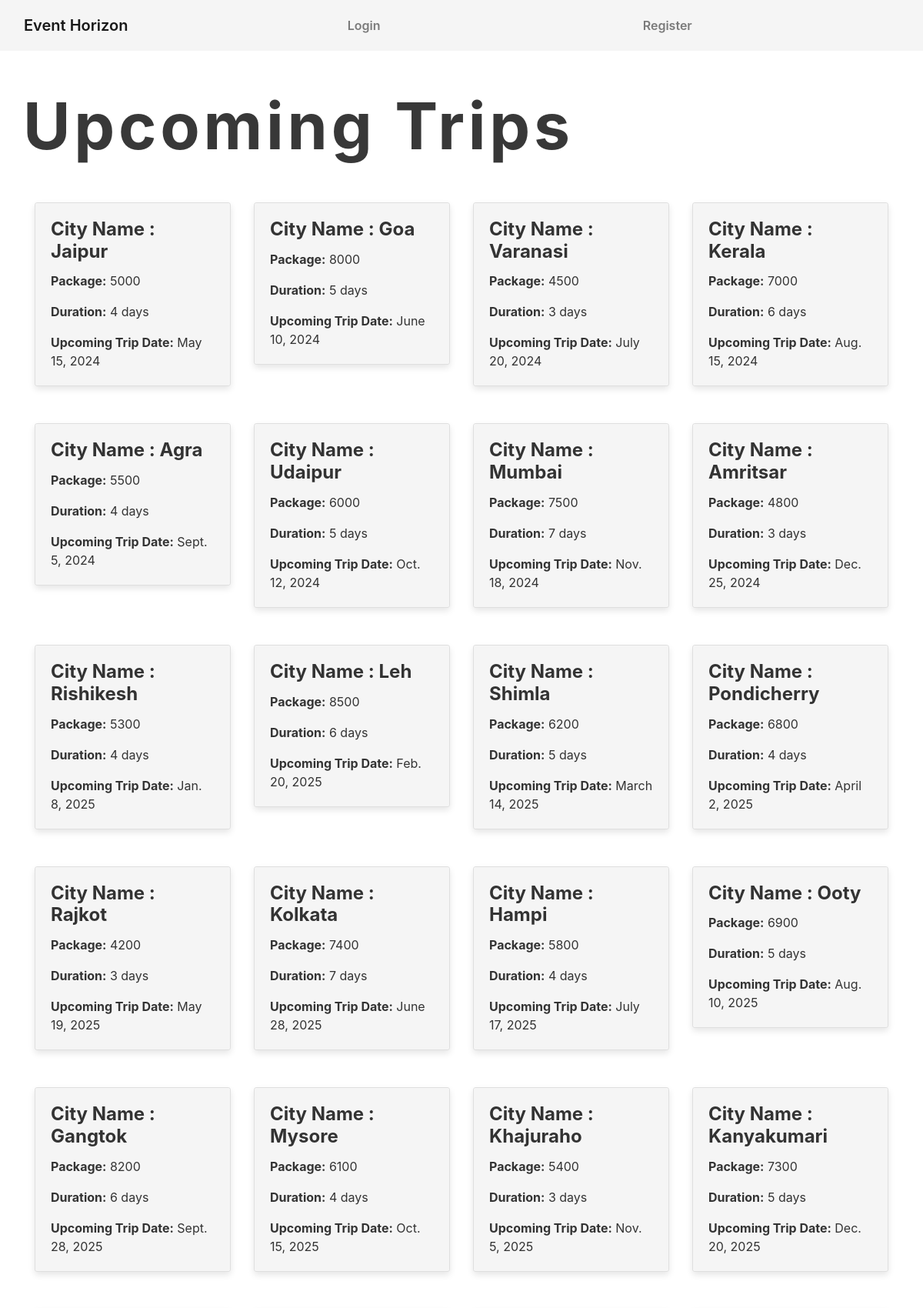
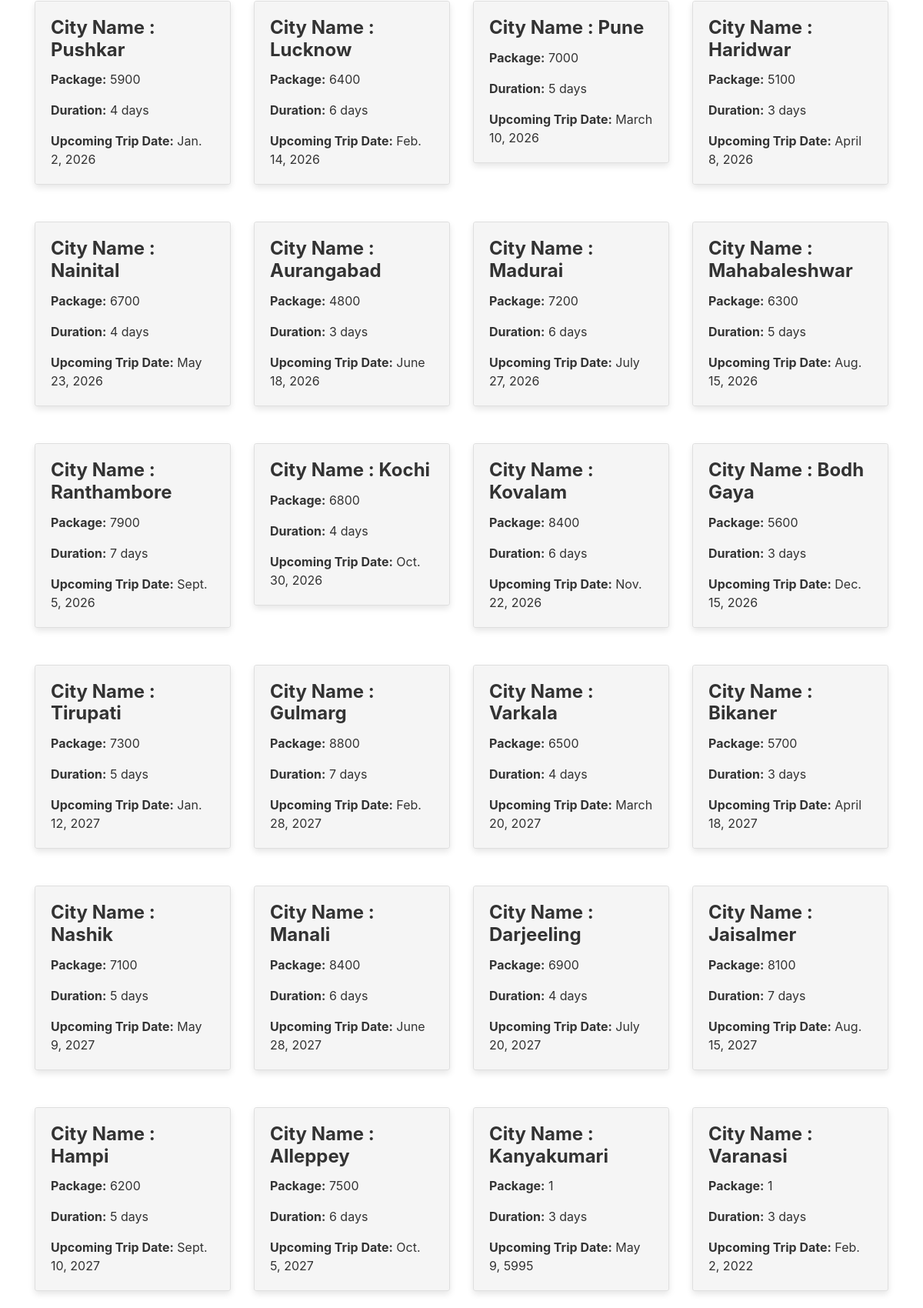
The page /trips/ (upper part) on the database its author committed (2 pictures, top to bottom).
### eventhorizon/models.py (models this page shows, shortened)
class Trip(models.Model):
    city_name = models.CharField(max_length=100)
    package = models.IntegerField()
    duration = models.CharField(max_length=50)
    upcoming_trip_date = models.DateField()

### eventhorizon/views.py (the view)
# urls.py: path('trips/', views.trips,name="trips"),
def trips(request):
    trips = Trip.objects.all()
    tripsD = {"trips": trips}
    return render(request, 'trips.html', tripsD)

### eventhorizon/templates/trips.html (shortened to what this page needs)
{% extends 'base.html' %}
{% load static %}
{% block content %}
  <div class="traveltripDiv container mt-5">
    <h1 class="text-center mb-4 bigHeading row">Upcoming Trips</h1>
    <div class="row mt-5">
      {% for trip in trips %}
        <div class="col-md-3 mb-5">
          <div class="card">
            <div class="card-body">
              <h5 class="card-title">City Name : {{ trip.city_name }}</h5>
              <p class="card-text">
                <strong>Package:</strong> {{ trip.package }}
              </p>
              <p class="card-text">
                <strong>Duration:</strong> {{ trip.duration }}
              </p>
              <p class="card-text">
                <strong>Upcoming Trip Date:</strong> {{trip.upcoming_trip_date }}
              </p>
            </div>
          </div>
        </div>
      {% endfor %}
    </div>
  </div>
{% endblock %}

### eventhorizon/static/index.css (style rules this page uses)
body { margin: 0px; padding: 0px; font-family: sans-serif; overflow-x: hidden; box-sizing: border-box; }
.bigHeading { font-size: 7vw; font-weight: 700; color: rgb(56, 56, 56); letter-spacing: 0.4vw; text-align: center; }
.card { box-shadow: 1px 10px 10px gray; border-radius: 10px; }

### eventhorizon/static/trips.css (style rules this page uses)
.card { border-radius: 15px; overflow: hidden; box-shadow: 0 4px 8px rgba(0,0,0,0.1); transition: transform 0.1s ease-in-out; }
.card-body { background-color: #f8f9fa; padding: 20px; }
.card-title { font-size: 1.5rem; font-weight: bold; }
.card-text { font-size: 1rem; }
@media (min-width: 992px) { .col-md-3 { flex: 0 0 25%; max-width: 25%; } }

### eventhorizon/templates/base.html (style rules this page uses)
.card-body { background-color: #f5f5f5; }
body { margin: 0px; padding: 0px; color: #333333; background-color: #ffffff; }
body { overflow-x: hidden; }

### rows shown on the page
Trip: city_name "Jaipur", package "5000", duration "4 days", upcoming_trip_date "May 15, 2024"
Trip: city_name "Goa", package "8000", duration "5 days", upcoming_trip_date "June 10, 2024"
Trip: city_name "Varanasi", package "4500", duration "3 days", upcoming_trip_date "July 20, 2024"
Trip: city_name "Kerala", package "7000", duration "6 days", upcoming_trip_date "Aug. 15, 2024"
Trip: city_name "Agra", package "5500", duration "4 days", upcoming_trip_date "Sept. 5, 2024"
Trip: city_name "Udaipur", package "6000", duration "5 days", upcoming_trip_date "Oct. 12, 2024"
Trip: city_name "Mumbai", package "7500", duration "7 days", upcoming_trip_date "Nov. 18, 2024"
Trip: city_name "Amritsar", package "4800", duration "3 days", upcoming_trip_date "Dec. 25, 2024"
Trip: city_name "Rishikesh", package "5300", duration "4 days", upcoming_trip_date "Jan. 8, 2025"
Trip: city_name "Leh", package "8500", duration "6 days", upcoming_trip_date "Feb. 20, 2025"
Trip: city_name "Shimla", package "6200", duration "5 days", upcoming_trip_date "March 14, 2025"
Trip: city_name "Pondicherry", package "6800", duration "4 days", upcoming_trip_date "April 2, 2025"
Trip: city_name "Rajkot", package "4200", duration "3 days", upcoming_trip_date "May 19, 2025"
Trip: city_name "Kolkata", package "7400", duration "7 days", upcoming_trip_date "June 28, 2025"
Trip: city_name "Hampi", package "5800", duration "4 days", upcoming_trip_date "July 17, 2025"
Trip: city_name "Ooty", package "6900", duration "5 days", upcoming_trip_date "Aug. 10, 2025"
Trip: city_name "Gangtok", package "8200", duration "6 days", upcoming_trip_date "Sept. 28, 2025"
Trip: city_name "Mysore", package "6100", duration "4 days", upcoming_trip_date "Oct. 15, 2025"
Trip: city_name "Khajuraho", package "5400", duration "3 days", upcoming_trip_date "Nov. 5, 2025"
Trip: city_name "Kanyakumari", package "7300", duration "5 days", upcoming_trip_date "Dec. 20, 2025"
Trip: city_name "Pushkar", package "5900", duration "4 days", upcoming_trip_date "Jan. 2, 2026"
Trip: city_name "Lucknow", package "6400", duration "6 days", upcoming_trip_date "Feb. 14, 2026"
Trip: city_name "Pune", package "7000", duration "5 days", upcoming_trip_date "March 10, 2026"
Trip: city_name "Haridwar", package "5100", duration "3 days", upcoming_trip_date "April 8, 2026"
Trip: city_name "Nainital", package "6700", duration "4 days", upcoming_trip_date "May 23, 2026"
Trip: city_name "Aurangabad", package "4800", duration "3 days", upcoming_trip_date "June 18, 2026"
Trip: city_name "Madurai", package "7200", duration "6 days", upcoming_trip_date "July 27, 2026"
Trip: city_name "Mahabaleshwar", package "6300", duration "5 days", upcoming_trip_date "Aug. 15, 2026"
Trip: city_name "Ranthambore", package "7900", duration "7 days", upcoming_trip_date "Sept. 5, 2026"
Trip: city_name "Kochi", package "6800", duration "4 days", upcoming_trip_date "Oct. 30, 2026"
Trip: city_name "Kovalam", package "8400", duration "6 days", upcoming_trip_date "Nov. 22, 2026"
Trip: city_name "Bodh Gaya", package "5600", duration "3 days", upcoming_trip_date "Dec. 15, 2026"
Trip: city_name "Tirupati", package "7300", duration "5 days", upcoming_trip_date "Jan. 12, 2027"
Trip: city_name "Gulmarg", package "8800", duration "7 days", upcoming_trip_date "Feb. 28, 2027"
Trip: city_name "Varkala", package "6500", duration "4 days", upcoming_trip_date "March 20, 2027"
Trip: city_name "Bikaner", package "5700", duration "3 days", upcoming_trip_date "April 18, 2027"
Trip: city_name "Nashik", package "7100", duration "5 days", upcoming_trip_date "May 9, 2027"
Trip: city_name "Manali", package "8400", duration "6 days", upcoming_trip_date "June 28, 2027"
Trip: city_name "Darjeeling", package "6900", duration "4 days", upcoming_trip_date "July 20, 2027"
Trip: city_name "Jaisalmer", package "8100", duration "7 days", upcoming_trip_date "Aug. 15, 2027"
Trip: city_name "Hampi", package "6200", duration "5 days", upcoming_trip_date "Sept. 10, 2027"
Trip: city_name "Alleppey", package "7500", duration "6 days", upcoming_trip_date "Oct. 5, 2027"
Trip: city_name "Kanyakumari", package "1", duration "3 days", upcoming_trip_date "May 9, 5995"
Trip: city_name "Varanasi", package "1", duration "3 days", upcoming_trip_date "Feb. 2, 2022"
